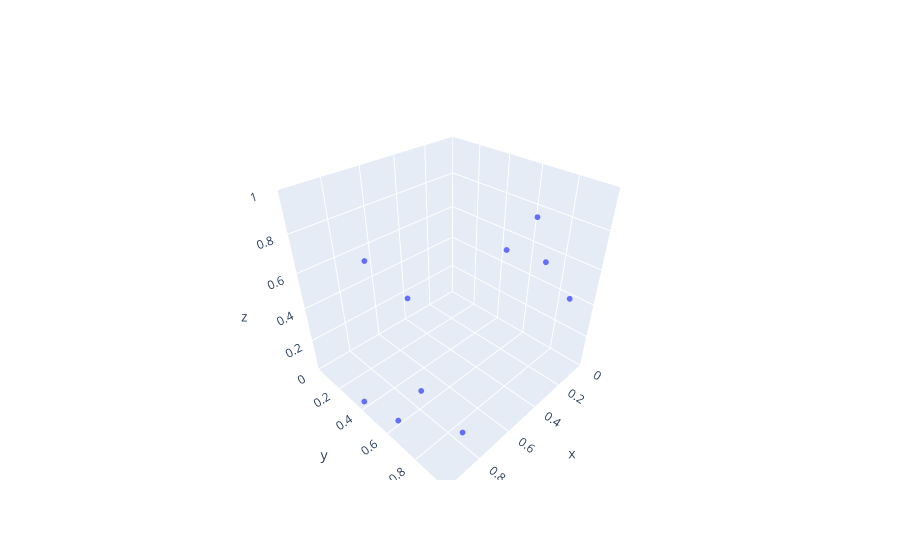

The code cell stored with this chart in its notebook:
### Code cell
fig = go.Figure(data=[go.Scatter3d(x=x_3d, y=y_3d, z=z_3d,
                                   mode='markers',
                                          marker=dict(
                                          size=2))])

fig.update_layout(
        scene = dict(
          xaxis=dict(range=[0, x_max], autorange=False),
          yaxis=dict(range=[0, y_max], autorange=False),
          zaxis=dict(range=[0, z_max], autorange=False),
        ))

fig.show()

### Figure 1 — Plotly figure (JSON) as saved in the notebook; plotly's stock layout.template omitted (floating-point values rounded to 4 significant figures)
{"data": [{"marker": {"size": 2}, "mode": "markers", "type": "scatter3d", "x": [0.9212, 0.07545, 0.7814, 0.8214, 0.328, 0.8279, 0.1543, 0.4297, 0.9864, 0.5073], "y": [0.5844, 0.7385, 0.8752, 0.3013, 0.8291, 0.6524, 0.9451, 0.07242, 0.4117, 0.8261], "z": [0.009814, 0.5662, 0.05094, 0.7152, 0.9227, 0.1875, 0.4913, 0.2029, 0.05916, 0.8463]}], "layout": {"scene": {"xaxis": {"autorange": false, "range": [0, 1]}, "yaxis": {"autorange": false, "range": [0, 1]}, "zaxis": {"autorange": false, "range": [0, 1]}}}}
